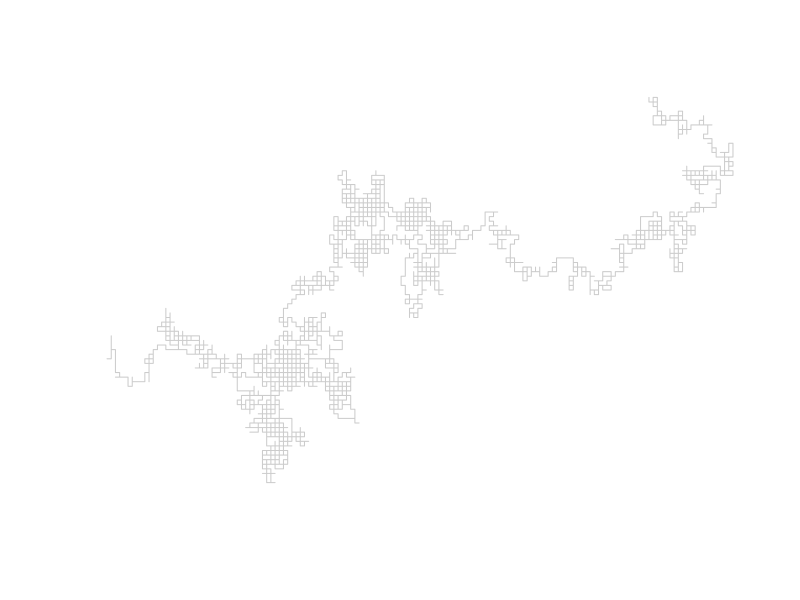
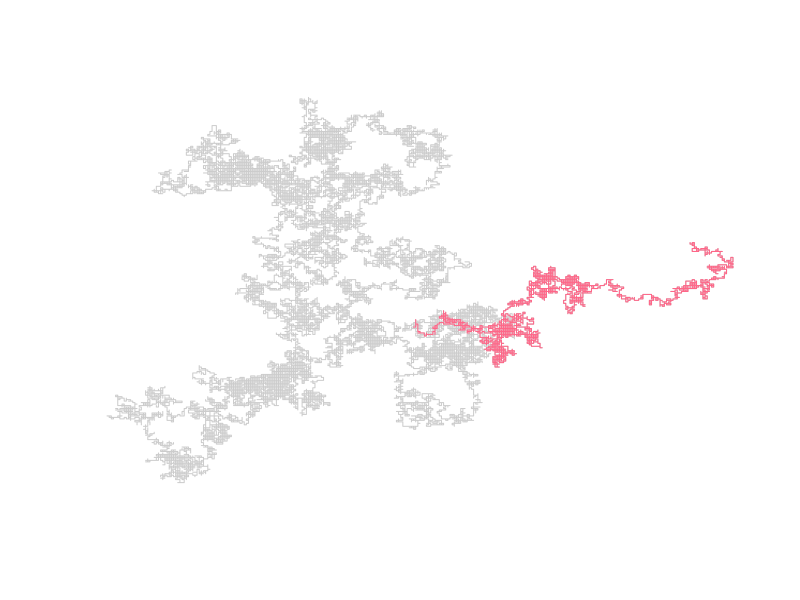
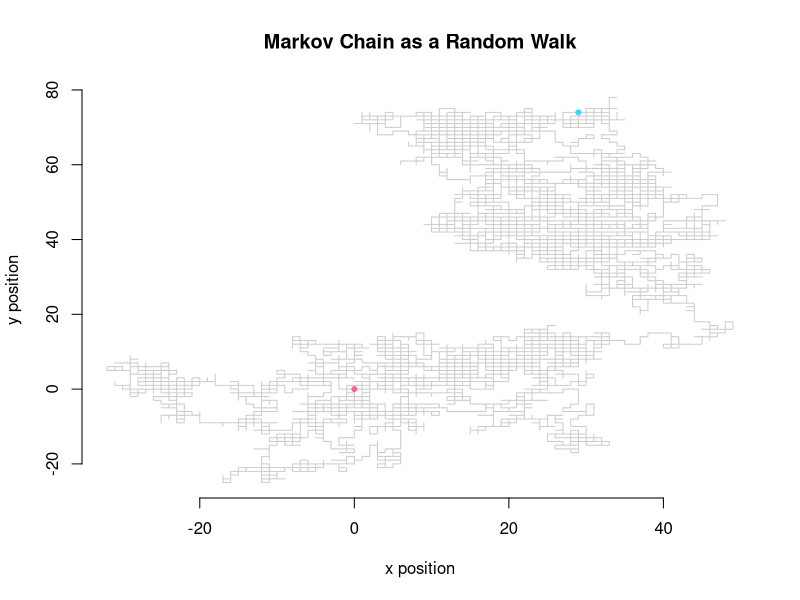
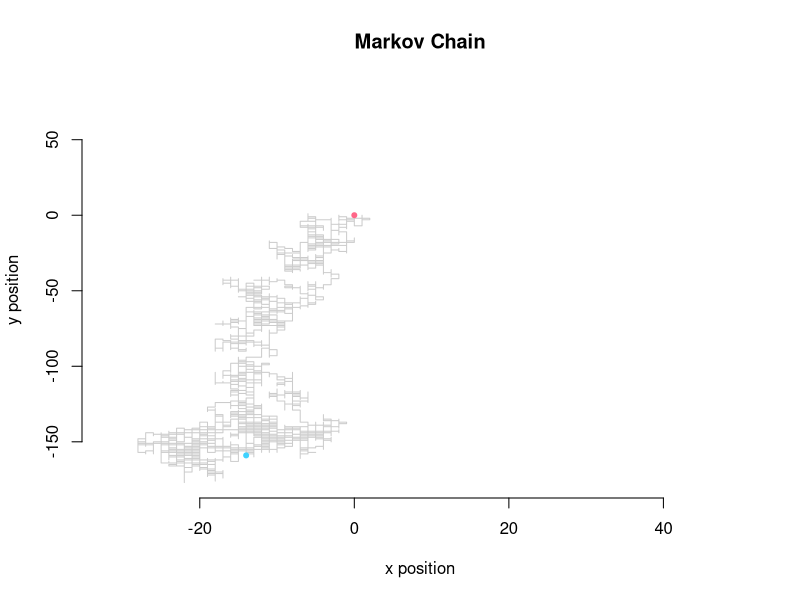
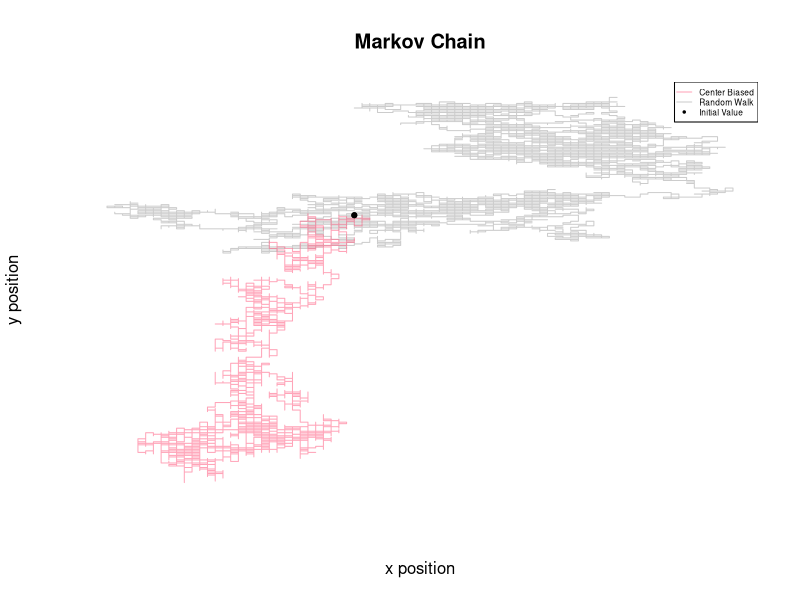
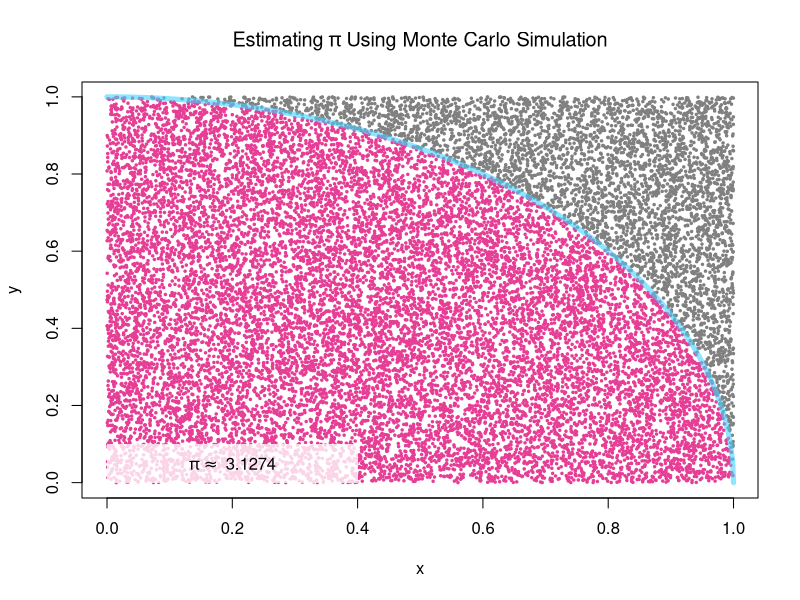
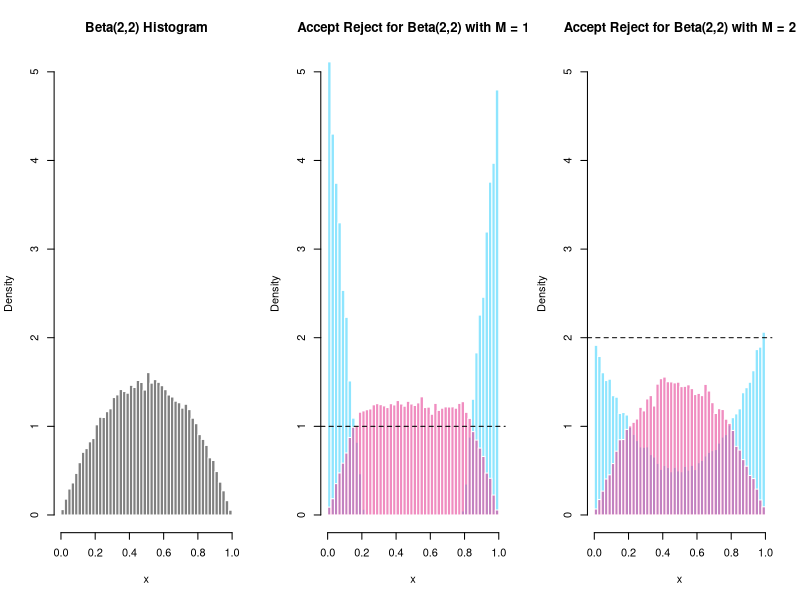
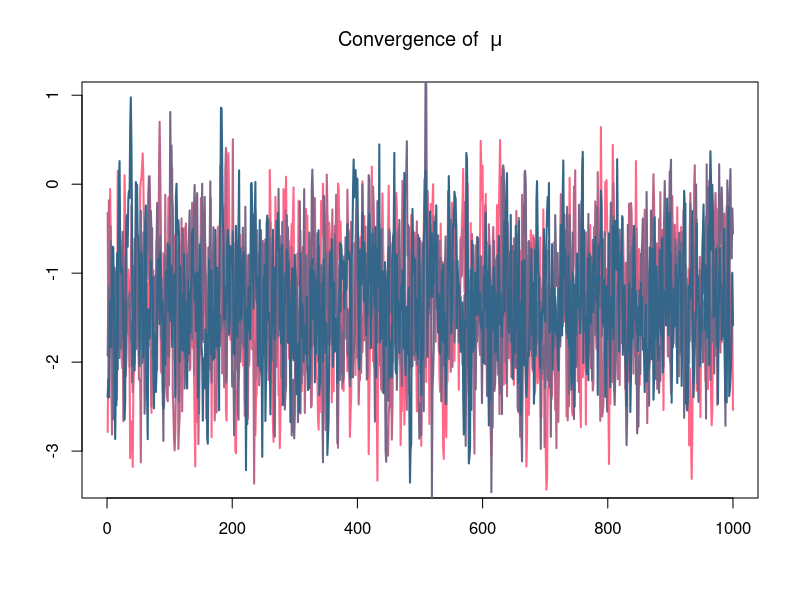

These figures' R source, in order: (Note: a time limit stopped this script after it produced the figures.)
#################
### MCMC CODE ###
#################

remove(list = ls())

# RANDOM WALK

loc <- c("up", "down", "left", "right")
dat <- matrix(NA, ncol = 2, nrow = 1e5/2)
dat[1,] <- c(0,0)

for(i in 2:nrow(dat)) {
  rand <- sample(loc, 1, prob = rep(0.25,4))
  if(rand == "up") {
    dat[i,] <- c(0,1) + dat[i-1,]
  }
  else if(rand == "down") {
    dat[i,] <- c(0,-1) + dat[i-1,]
  }
  else if(rand == "left") {
    dat[i,] <- c(1,0) + dat[i-1,]
  }
  else if(rand == "right") {
    dat[i,] <- c(-1,0) + dat[i-1,]
  }
  else {
    dat[i,] <- c(NA,NA)
  }
}

plot(dat[1:5e3,1], dat[1:5e3,2], col = rgb(125, 125, 125, alpha = 100, max = 255),
     type = "l", bty = "n", yaxt = "n", xaxt = "n", xlab = "", ylab = "")
plot(dat[,1], dat[,2], type = "l", bty = "n", yaxt = "n", xaxt = "n", xlab = "", ylab = "",
     col = rgb(125, 125, 125, alpha = 100, max = 255))
lines(dat[1:5e3,1], dat[1:5e3,2], col = "#ff6688")

# MARKOV CHAIN FUNCTION

#' Construct a Markov Chain governing movement through 2D space
#' @param transition_matrix A symmetric matrix of probabilities. Rows must sum to one.
#' @param iter Number of steps to take over the 2D space.
#' @param init Initial position in the 2D space.
#' @param state Initial state to start the Markov Chain.
#' @return The probabilities (prob) that are used to calculate the movement (move) and the data (dat) that
#' describes the movemement over 2D space.
markov_chain <- function(transition_matrix, iter = 1e3, init = c(0,0), state = c(1,0,0,0)) {
  # setup containers
  dat <- array(NA, c(iter, 2))  
  prob <- array(NA, c(iter,4))
  move <- array(NA, iter)
  # initial parameterizations
  loc <- colnames(transition_matrix)
  dat[1,] <- init
  # loop to contstruct the chain
  for(i in 2:iter) {
    state <- state%*%transition_matrix
    rand <- sample(loc, 1, prob = state)
    
    prob[i,] <- c(state)
    move[i] <- c(rand)
    
    if(rand == "up") {
      dat[i,] <- c(0,1) + dat[i-1,]
    }
    else if(rand == "down") {
      dat[i,] <- c(0,-1) + dat[i-1,]
    }
    else if(rand == "left") {
      dat[i,] <- c(-1,0) + dat[i-1,]
    }
    else if(rand == "right") {
      dat[i,] <- c(1,0) + dat[i-1,]
    }
    else {
      dat[i,] <- c(NA,NA)
    }
  }
  # return containers as a list
  return(list("dat" = dat, "prob" = prob, "move" = move))
}

# MARKOV CHAIN (as a random walk)

trans_prob <- matrix(0.25, ncol = 4, nrow = 4)
colnames(trans_prob) <- row.names(trans_prob) <- c("up", "down", "left", "right")
iter <- 1e4

mc_rw <- markov_chain(trans_prob, iter = iter)

plot(mc_rw$dat[,1], mc_rw$dat[,2], col = rgb(125, 125, 125, alpha = 100, max = 255), type = "l",
     main = "Markov Chain as a Random Walk", xlab = "x position", ylab = "y position",
     bty = "n")
points(0,0, col = "#ff6688", cex = 1, pch = 20)
points(mc_rw$dat[iter,1], mc_rw$dat[iter,2], col = "#40d2fe", cex = 1, pch = 20)

# MARKOV CHAIN (with center biased transition matrix)

trans_prob <- rbind(c(0, 0.9, 0, 0.1),
                    c(0.9, 0, 0.1, 0),
                    c(0.9, 0, 0, 0.1),
                    c(0, 0.9, 0.1, 0))
colnames(trans_prob) <- row.names(trans_prob) <- c("up", "down", "left", "right")

mc <- markov_chain(trans_prob, iter = iter)

y_range <- range(range(mc$dat[,2]), range(mc_rw$dat[,2]))
x_range <- range(range(mc$dat[,1]), range(mc_rw$dat[,1]))

plot(mc$dat[,1], mc$dat[,2], col = rgb(125, 125, 125, alpha = 100, max = 255), type = "l",
     main = "Markov Chain", xlab = "x position", ylab = "y position",
     xlim = x_range, ylim = y_range,
     bty = "n")
points(0,0, col = "#ff6688", cex = 1, pch = 20)
points(mc$dat[iter,1], mc$dat[iter,2], col = "#40d2fe", cex = 1, pch = 20)

# compare markov chains on same plot
plot(mc_rw$dat[,1], mc_rw$dat[,2], col = rgb(125, 125, 125, alpha = 100, max = 255), type = "l",
     xaxt = "n", yaxt = "n",
     main = "Markov Chain", xlab = "x position", ylab = "y position",
     xlim = x_range, ylim = y_range,
     bty = "n")
lines(mc$dat[,1], mc$dat[,2], col = rgb(255, 102, 136, alpha = 150, max = 255))
points(mc$dat[1,1], mc$dat[1,2], cex = 1, col = "black", pch = 20)
points(mc_rw$dat[1,1], mc_rw$dat[1,2], cex = 1, col = "black", pch = 20)
legend("topright", c("Center Biased", "Random Walk", "Initial Value"),
       col = c(rgb(255, 102, 136, alpha = 150, max = 255), rgb(125, 125, 125, alpha = 100, max = 255), "black"),
       lwd = c(1,1,NA), pch = c(NA,NA,20), cex = 0.5)

# MONTE CARLO - APPROXIMATE PI

circle <- function(x) {
  sqrt(1 - x^2)
}

domain <- seq(0,1, length.out = 1e3)
iter <- 1e4 * 2
accept <- matrix(NA, ncol = 2, nrow = iter)
reject <- matrix(NA, ncol = 2, nrow = iter)
for(i in 1:iter) {
  x <- runif(1, 0, 1)
  y <- runif(1, 0, 1)
  if(x^2 + y^2 <= 1)
    accept[i,] <- c(x,y)
  else
    reject[i,] <- c(x,y)
}
(nrow(na.omit(accept)) / iter) * 4

# plot(domain, circle(domain), type = "l", lwd = 5, col = "#40d2fe",
#      main = expression("Estimating" ~ pi ~ "Using Monte Carlo Simulation"),
#      xlab = "x", ylab = "y")
plot(0, type = "n", xlim = range(accept[,1], na.rm = TRUE), ylim = range(accept[,2], na.rm = TRUE),
     main = expression("Estimating" ~ pi ~ "Using Monte Carlo Simulation"),
     xlab = "x", ylab = "y")
points(accept, pch = 20, col = "#e63d95", cex = 0.5)
points(reject, pch = 20, col = "#808080", cex = 0.5)
lines(domain, circle(domain), type = "l", lwd = 5, col = rgb(64, 210, 254, alpha = 150, max = 255))
rect(0, 0, 0.4, 0.1, border = NA, col = rgb(255, 255, 255, alpha = 200, max = 255))
text(0.2,0.05, bquote(pi %~~% ~ .((nrow(na.omit(accept)) / iter) * 4)), col = "black")

# MONTE CARLO - REJECTION SAMPLING

#' A Rejection Sampling algorithm where proposals are generated from Unif(0,1).
#' @param f Target distribution.
#' @param g Candidate distribution.
#' @param support Support of the target distribution.
#' @param M Bound on the likelihood ratio f/g.
#' @param iter Number of iterations to run the algorithm through (iter = accept + reject).
#' @return A list containing accepted/rejected values.
accept_reject <- function(f, g, support = c(0,1), M = 1, iter = 1e3) {
  out <- list()
  
  for (i in 1:iter) {
    # containers
    y <- runif(1, support[1], support[2])  # proposal
    u <- runif(1, 0, 1)                    # stochastic condition
    out$y[i] <- y
    out$u[i] <- u
    # likelihood ratio
    ratio <- f(y)/(M*g(y, support[1], support[2]))
    # accept-reject condition
    if(ratio > u)
      out$accept[i] <- y
    else
      out$reject[i] <- y
  }
  return(out)
}

beta_sample1 <- accept_reject(f = function(x){dbeta(x, 2, 2)},
                             g = function(x, a, b){dunif(x, a, b)},
                             M = 1, iter = 1e4*4)
beta_sample2 <- accept_reject(f = function(x){dbeta(x, 2, 2)},
                              g = function(x, a, b){dunif(x, a, b)},
                              M = 2, iter = 1e4*4)

par(mfrow=c(1,3))
hist(rbeta(1e4*4, 2, 2), freq = F, breaks = 50, col = "#808080", border = FALSE, ylim = c(0,5),
     main = "Beta(2,2) Histogram", xlab = "x")
hist(na.omit(beta_sample1$reject), freq = F, breaks = 50, col = rgb(64, 210, 254, alpha = 150, max = 255),
     border = FALSE, ylim = c(0,5),
     main = "Accept Reject for Beta(2,2) with M = 1", xlab = "x")
hist(na.omit(beta_sample1$accept), freq = F, breaks = 50, col = rgb(230, 61, 149, alpha = 150, max = 255),
     border = FALSE, ylim = c(0,2), add = T)
abline(h = 1, col = "black", lty = 2)
hist(na.omit(beta_sample2$reject), freq = F, breaks = 50, col = rgb(64, 210, 254, alpha = 150, max = 255),
     border = FALSE, ylim = c(0,5),
     main = "Accept Reject for Beta(2,2) with M = 2", xlab = "x")
hist(na.omit(beta_sample2$accept), freq = F, breaks = 50, col = rgb(230, 61, 149, alpha = 150, max = 255),
     border = FALSE, ylim = c(0,2), add = T)
abline(h = 2, col = "black", lty = 2)
dev.off()

table(is.na(beta_sample1$accept))
table(is.na(beta_sample2$accept))

# METROPOLIS ALGORITHM

# 1. generate x* from g(x_{n}) (where g is a symmetric candidate distribution, e.g. normal)
# 2. compute the acceptance ratio alpha = f(x*)/f(x_{n}) (where f is the target distribution)
# 3. accept x* with probability min(1, alpha)
# 4. if x* is accepted then collect x_{n+1} = x* else collect x_{n+1} = x_{n}
# 5. repeat

metropolis <- function(f, iter = 1e3, chains = 4, prop_scale = 1) {
  init <- rnorm(chains, 0, 20)
  out <- array(NA, c(iter, chains))
  out[1,] <- init
  
  sampler <- function(x) {
    alpha <- 0
    u <- 1
    while(alpha < u) {
      u <- runif(1, 0, 1)
      x_star <- rnorm(1, x, 1 * prop_scale)
      alpha <- exp(f(x_star)-f(x))
    }
    return(x_star)
  }
  
  for(i in 2:iter) {
    for(j in 1:chains) {
      out[i,j] <- sampler(out[i-1,j]) 
    }
  }
  
  out
}

cols <- colorRampPalette(c("#ff6688","#336688"))(4)

dat <- rnorm(1, rnorm(10, 5, 5), 1)
post_func <- function(x) {
  lik <- sum(dnorm(dat, x, 1, log = T))
  prior <- dnorm(x, 0, 1, log = T)
  lik + prior
}
metro <- metropolis(f = post_func, chains = 4, iter = 2e3)

mean(dat)
mean(metro)

warmup <- (dim(metro)[1])/2
plot(0, type = "n", xlab = "", ylab = "", xlim = c(0,warmup), ylim = range(metro[-seq(1,warmup),dim(metro)[2]]),
     main = expression("Convergence of " ~ mu))
for(i in 1:4){
  lines(metro[-(1:(dim(metro)[1]/2)),i], col = cols[i], lwd = 2) 
}

plot(0, type = "n", xlab = "", ylab = "", xlim = c(0,100), ylim = range(metro),
     main = expression("Convergence of " ~ mu))
for(i in 1:4){
  lines(metro[1:100,i], col = cols[i], lwd = 2) 
}

hist(metro[-(1:(dim(metro)[1]/2)),], col = "darkgrey", border = FALSE, breaks = 50, freq = FALSE,
     main = expression("Distribution of " ~ mu), xlab = expression(mu))

# METROPOLIS-HASTINGS ALGORITHM

# rbinorm <- function(n, mu = c(0,0), sigma = diag(2)) {
#   out <- array(NA, c(n, 2))
#   z1 <- rnorm(n, 0, 1)
#   z2 <- rnorm(n, 0, 1)
#   out[,1] <- sigma[1,1] * z1 + mu[1]
#   out[,2] <- sigma[2,2] * (sigma[1,2] * z1 + sqrt(1 - sigma[1,2]^2) * z2) + mu[2]
#   return(out)
# }

library(mvtnorm)

metropolis_hastings <- function(f, iter = 1e3, chains = 4, init = NULL, prop_scale = 1, prop_loc = c(0,0)) {
  out <- array(NA, c(iter, 2, chains))
  
  for(p in 1:2) {
    if(is.null(init))
      out[1,p,] <- rnorm(chains, 0, 1)
    else
      out[1,p,] <- init[,p]
  }

  prop_covmat <- diag(1,2)*prop_scale
  
  sampler <- function(x) {
    alpha <- 0
    u <- 1
    reject <- -1
    while(alpha < u) {
      reject <- reject + 1
      u <- runif(1, 0, 1)
      x_star <- rmvnorm(1, x, prop_covmat)
      alpha <- exp((f(x_star)-f(x)) +
                     (dmvnorm(x, x_star, prop_covmat, log = TRUE) - dmvnorm(x_star, x, prop_covmat, log = TRUE)))
      # cat("alpha = ", alpha, "; ", "u = ", u, "\n")
    }
    return(list("post" = x_star, "reject" = reject))
  }
  
  for(j in 1:chains) {
    cat("::chain::", j, "")
    reject <- 0
    for(i in 2:iter) {
      sampler_stuff <- sampler(out[i-1,,j])
      reject <- reject + sampler_stuff$reject
      out[i,,j] <- sampler_stuff$post  # important! the rest is just print aesthetics
      if(i%%(iter/10) == 0)
        cat(".")
      if(i == iter)
        cat("", "accept rate =", iter,"/", reject + iter, "=", round(iter/(reject+iter),4), "\n")
      
    }
  }
  
  out
}

# covmat <- rbind(c(1, 0.5), c(0.5, 3))
covmat <- diag(1,2)
N <- 5
priors <- cbind(rnorm(N, 0, 3), rnorm(N, 0, 3))
dat <- array(NA, c(N, 2))
for(i in 1:N) {
  dat[i,] <- rmvnorm(1, mean = priors[i,], sigma = covmat) 
}
colMeans(dat)
plot(dat[,1], dat[,2], col = "darkgrey")

init_val <- rbind(c(1,1),
                  c(-1,-1),
                  c(1,-1),
                  c(-1,1))
init_val <- init_val * 4

posterior_func <- function(pars) {
  lik <- sum(dmvnorm(dat, pars, sigma = covmat, log = TRUE))
  prior <- dnorm(pars, 0, 0.1, log = TRUE)
  lik + sum(prior)
}
metro_hasti <- metropolis_hastings(f = posterior_func,
                                   iter = 2e3, chains = 4, init = init_val,
                                   prop_scale = 0.1, prop_loc = colMeans(dat))

# metro_hasti
colMeans(dat)
colMeans(metro_hasti)
range(metro_hasti)

cols <- colorRampPalette(c("#ff6688","#336688"))(4)
cols <- c(rgb(255, 102, 136, alpha = 150, max = 255),
          rgb(187, 102, 136, alpha = 150, max = 255),
          rgb(119, 102, 136, alpha = 150, max = 255),
          rgb(51, 102, 136, alpha = 150, max = 255))

plot(0, type = "n", xlim = range(metro_hasti), ylim = range(metro_hasti), xlab = expression(mu[1]), ylab = expression(mu[2]))
for(i in 1:4) {
  lines(metro_hasti[,1,i], metro_hasti[,2,i], col = cols[i], lwd = 2)
}
plot(0, type = "n", xlim = c(-0.4,0.4), ylim = c(-0.4,0.4), xlab = expression(mu[1]), ylab = expression(mu[2]))
for(i in 1:4) {
  lines(metro_hasti[,1,i], metro_hasti[,2,i], col = cols[i], lwd = 2)
}

plot(0, type = "n", xlim = c(0,dim(metro_hasti)[1]), ylim = range(metro_hasti[,1,]),
     main = expression("Traceplot for" ~ mu[1]), ylab = expression(mu[1]), xlab = "iteration")
for(i in 1:4) {
  lines(metro_hasti[,1,i], col = cols[i], lwd = 2)
}
rect(-50, range(metro_hasti[,2,])[1]-4, dim(metro_hasti)[1]/2, range(metro_hasti[,2,])[2]+4,
     col = rgb(128,128,128, alpha = 50, max = 255), border = NA)

plot(0, type = "n", xlim = c(0,dim(metro_hasti)[1]), ylim = range(metro_hasti[,2,]),
     main = expression("Traceplot for" ~ mu[2]), ylab = expression(mu[2]), xlab = "iteration")
for(i in 1:4) {
  lines(metro_hasti[,2,i], col = cols[i], lwd = 2)
}
rect(-50, range(metro_hasti[,1,])[1]-4, dim(metro_hasti)[1]/2, range(metro_hasti[,1,])[2]+4,
     col = rgb(128,128,128, alpha = 50, max = 255), border = NA)

warmup <- seq(1,(dim(metro_hasti)[1]/2))
hist(metro_hasti[-warmup,1,], breaks = 30, col = "darkgrey", border = FALSE, freq = FALSE)
hist(metro_hasti[-warmup,2,], breaks = 30, col = "darkgrey", border = FALSE, freq = FALSE)

# mle approach
optim(c(-4,4), f <- function(pars){sum(dmvnorm(dat, pars, covmat, log = TRUE))}, control = list(fnscale = -1))

# HAMILTONIAN MONTE CARLO ALGORITHM

library(mvtnorm)

# covmat <- diag(1,2)
covmat <- rbind(c(1,0.9),c(0.9,1))
N <- 1e3
priors <- cbind(rnorm(N, 0, 1), rnorm(N, 0, 1))
# priors <- cbind(rep(0,N), rep(0,N))  # fixed
dat <- array(NA, c(N, 2))
for(i in 1:N) {
  dat[i,] <- rmvnorm(1, mean = priors[i,], sigma = covmat) 
}
colMeans(dat)
plot(dat, col = "#808080")

post_func <- function(theta) {
  lik <- sum(dmvnorm(dat, theta, covmat, log = TRUE))
  prior <- dnorm(theta, 0, 0.1, log = TRUE)
  return(lik + sum(prior))
}

init_val <- cbind(c(1,1),
                  c(-1,-1),
                  c(1,-1),
                  c(-1,1))
init_val <- init_val * 4

hmc <- function(f, iter = 1e3, chains = 4, init_val = NULL, epsilon_init = 0.1, M = diag(1,2), L_0 = 10) {
  out <- array(NA, c(iter, 2, chains))
  phi <- array(NA, c(iter, 2, chains))
  if(is.null(init_val))
    out[1,,] <- t(rmvnorm(chains, c(0,0), diag(1,2)))
  else
    out[1,,] <- init_val
  phi[1,,] <- rmvnorm(chains, c(0,0), M)
  
  gradient <- function(theta) {
    e <- 1e-4
    out <- array(NA, length(theta))
    for(t in 1:length(theta)) {
      # browser()
      theta_hi <- theta_lo <- theta
      theta_hi[t] <- theta[t] + e
      theta_lo[t] <- theta[t] - e
      out[t] <- (f(theta_hi) - f(theta_lo)) / (2 * e)
      # browser()
    }
    out
  }
  
  sampler <- function(theta) {
    phi <- c(rmvnorm(1, mean = c(0,0), sigma = M))
    grad <- gradient(theta)
    epsilon <- runif(1, 0, 2 * epsilon_init)
    L <- ceiling(2 * L_0 * runif(1,0,1))
    for (l in 1:L) {
      phi <- phi + 0.5 * epsilon * grad
      theta <- theta + epsilon * solve(M) %*% phi
      phi <- phi + 0.5 * epsilon * grad 
    }
    return(list("theta" = c(theta), "phi" = c(phi)))
  }
  
  accept_reject <- function(theta_star, theta, phi_star, phi) {
    dens_theta_star <- f(theta_star)
    dens_theta <- f(theta)
    dens_phi_star <- dmvnorm(phi_star, c(0,0), M, log = TRUE)
    dens_phi <- dmvnorm(phi, c(0,0), M, log = TRUE)
    alpha <- exp((dens_theta_star + dens_phi_star) - (dens_theta + dens_phi))
    alpha
  }
  
  cat(paste0("['.' = ", iter/10, " iterations]\n"))
  
  for(j in 1:chains) {
    cat(paste0("[ chain ", j, " ]"))
    for(i in 2:iter) {
      alpha <- 0
      u <- 1
      while(alpha < u) {
        u <- runif(1, 0, 1)
        sample <- sampler(out[i-1,,j])
        alpha <- accept_reject(sample$theta, out[i-1,,j], sample$phi, phi[i-1,,j])
      }
      phi[i,,j] <- sample$phi
      out[i,,j] <- sample$theta
      if(i%%(iter/10) == 0)
        cat(".")
      if(i == iter)
        cat("[ complete ]\n")
    } 
  }
  out
}

hmc_sim <- hmc(f = post_func, iter = 1e3, init_val = init_val, epsilon_init = ((1/15)^2), M = diag(1,2), L_0 = 10)
colMeans(dat)
rowMeans(colMeans(hmc_sim))

plot(0, type = "n", xlim = c(1,dim(hmc_sim)[1]), ylim = range(hmc_sim), 
     ylab = "Parameter Value", xlab = "Iteration", main = expression("Traceplot for" ~ mu[1]))
for(i in 1:dim(hmc_sim)[3]) {
  lines(hmc_sim[,1,i], col = cols[i], lwd = 2)
}
plot(0, type = "n", xlim = c(1,dim(hmc_sim)[1]), ylim = range(hmc_sim), 
     ylab = "Parameter Value", xlab = "Iteration", main = expression("Traceplot for" ~ mu[2]))
for(i in 1:dim(hmc_sim)[3]) {
  lines(hmc_sim[,2,i], col = cols[i], lwd = 2)
}

x <- y <- seq(-4,4,0.01)
z <- outer(x, y, FUN = function(x, y){dmvnorm(cbind(x,y), colMeans(dat), covmat)})
plot(0, type = "n", xlim = range(hmc_sim[,1,]), ylim = range(hmc_sim[,2,]), 
     ylab = expression(mu[2]), xlab = expression(mu[1]), main = expression("Convergence of" ~ mu[1] ~ "and" ~ mu[2]))
contour(x, y, z, add = TRUE, col = "#808080")
for(i in 1:dim(hmc_sim)[3]) {
  lines(hmc_sim[,1,i], hmc_sim[,2,i], col = cols[i], lwd = 2)
}

plot(0, type = "n", xlim = range(hmc_sim[,1,])/30, ylim = range(hmc_sim[,2,])/30, 
     ylab = expression(mu[2]), xlab = expression(mu[1]), main = expression("Convergence of" ~ mu[1] ~ "and" ~ mu[2]))
x <- y <- seq(-0.2,0.2,0.01)
z <- outer(x, y, FUN = function(x, y){dmvnorm(cbind(x,y), colMeans(dat), covmat)})
contour(x, y, z, add = TRUE, col = "#808080")
for(i in 1:dim(hmc_sim)[3]) {
  lines(hmc_sim[,1,i], hmc_sim[,2,i], col = cols[i], lwd = 2)
}

params <- rbind(hmc_sim[,,1],
                hmc_sim[,,2],
                hmc_sim[,,3],
                hmc_sim[,,4])


hmc_draws <- t(apply(params, 1, function(x){rmvnorm(1, x, covmat)}))
binorm_draws <- rmvnorm(4e3, colMeans(dat), covmat)
plot(binorm_draws, cex = 0.5, col = "#80808096", xlim = c(-6, 6), ylim = c(-6, 6),
     main = "Comparing Random Samples", xlab = expression(x[1]), ylab = expression(x[2]))
points(hmc_draws, col = "#cc000096", cex = 0.5)
legend("bottomright", c("HMC","Draws"), col = c("#cc000096","#80808096"), pch = rep(21,2), pt.lwd = rep(2,2), cex = 0.6)

# NUTS
